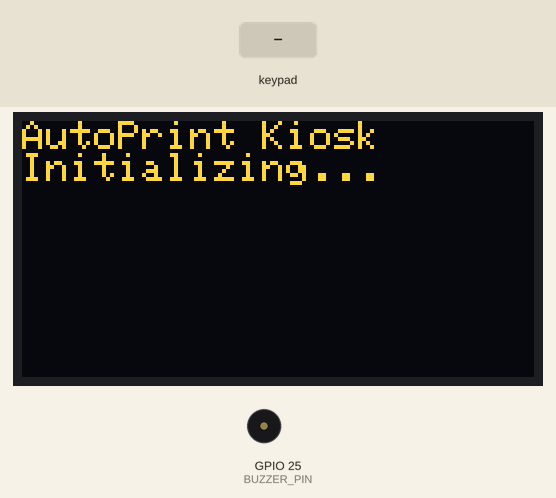
Simulated run of this program. Board: ESP32. Parts: 128×64 one-colour display, buzzer (waves = sounding, pin HIGH). The inputs (shaded band) are chosen by the test bench. The OLED is the two-colour kind (top 16 rows yellow); WiFi joins after 1.5 s; servers stay silent unless stated; uploads are accepted with an empty reply; EEPROM starts erased; pins used as bus, display or sensor lines are not drawn; what the program prints to the serial monitor is not drawn.

Above: at 0.9 s.
3.1 s: keypad keys 1 9 1 8 5 1 7 * pressed 0.4 s apart
At 7.4 s:
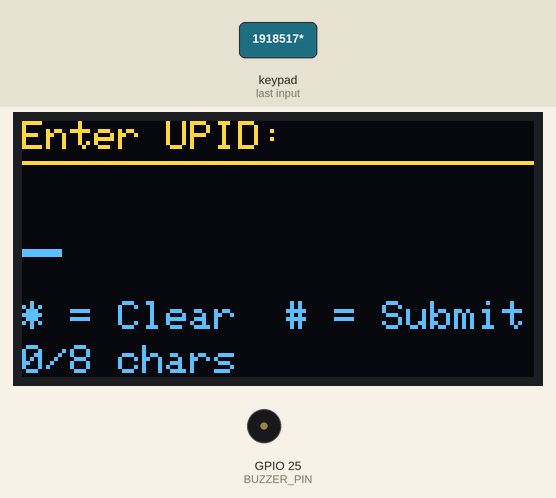
7.8 s: key '#' pressed
At 8.3 s:
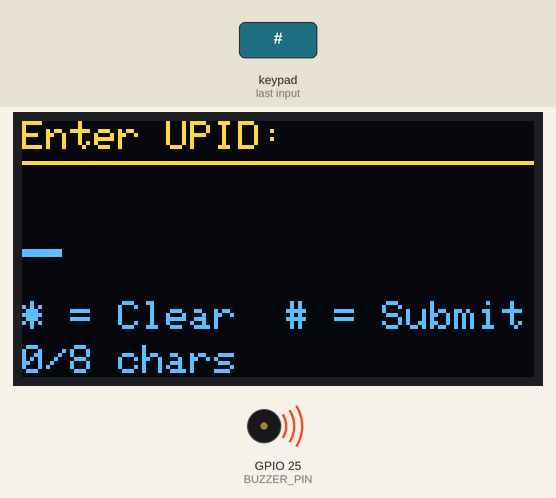
10.5 s: keypad keys 1 6 4 2 1 5 # pressed 0.4 s apart
At 14.1 s:
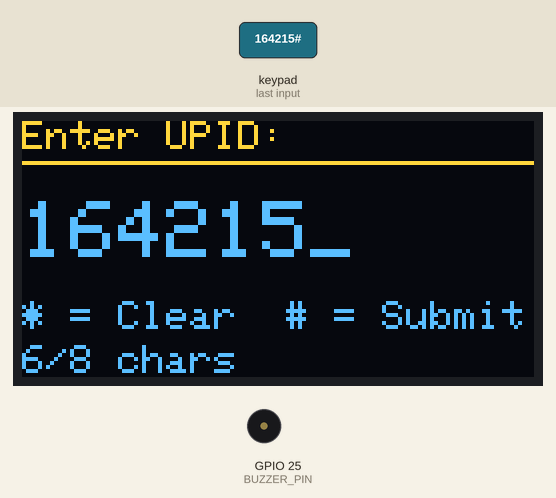
14.8 s: key 'A' pressed
17.8 s: keypad keys 1 3 9 7 2 2 2 D pressed 0.4 s apart
At 21.63 s:
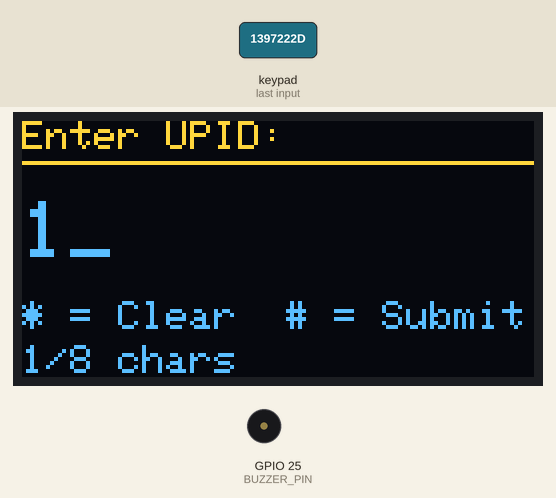
22.7 s: keypad keys 1 9 1 8 5 1 7 pressed 0.4 s apart
At 33.1 s:
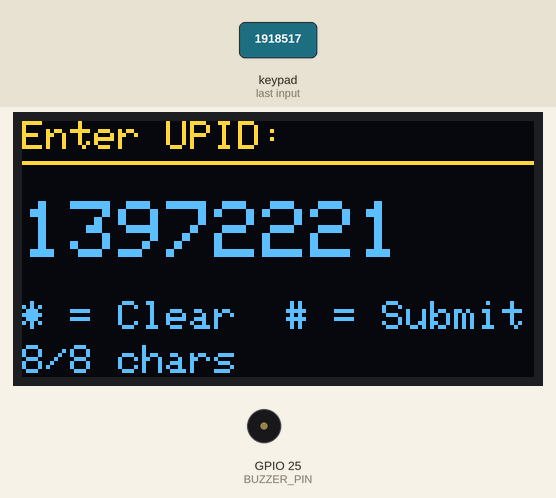
Timing chart, 0 to 63.7 s (numbered marks = the images above; inputs shaded):
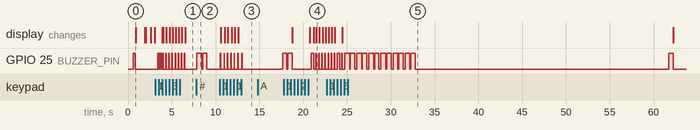

The program:

main.cpp
```cpp
/*
 * ESP32 AutoPrint Kiosk
 *
 * Hardware Setup:
 * ===============
 *
 * OLED Display (SSD1306 128x64):
 * - VCC -> 3.3V
 * - GND -> GND
 * - SDA -> GPIO 21 (I2C Data)
 * - SCL -> GPIO 22 (I2C Clock)
 *
 * 4x4 Keypad:
 * - Row pins: GPIO 19, 18, 5, 17
 * - Column pins: GPIO 16, 4, 2, 15
 *
 * Status LED:
 * - Anode -> GPIO 2 (built-in LED)
 * - Cathode -> GND
 *
 * Buzzer (optional):
 * - Positive -> GPIO 25
 * - Negative -> GND
 *
 * Wiring Diagram:
 *
 *     ESP32                     4x4 Keypad
 *   ┌─────────┐               ┌─────────────┐
 *   │     3V3 ├───────────────┤ VCC         │
 *   │     GND ├───────────────┤ GND         │
 *   │  GPIO21 ├───────────────┤ SDA (OLED)  │
 *   │  GPIO22 ├───────────────┤ SCL (OLED)  │
 *   │  GPIO19 ├───────────────┤ ROW1        │
 *   │  GPIO18 ├───────────────┤ ROW2        │
 *   │   GPIO5 ├───────────────┤ ROW3        │
 *   │  GPIO17 ├───────────────┤ ROW4        │
 *   │  GPIO16 ├───────────────┤ COL1        │
 *   │   GPIO4 ├───────────────┤ COL2        │
 *   │   GPIO2 ├───────────────┤ COL3        │
 *   │  GPIO15 ├───────────────┤ COL4        │
 *   │   GPIO2 ├─[LED]─────────┤             │
 *   │  GPIO25 ├─[BUZZER]──────┤             │
 *   └─────────┘               └─────────────┘
 */

#include <WiFi.h>
#include <HTTPClient.h>
#include <ArduinoJson.h>
#include <Wire.h>
#include <Adafruit_GFX.h>
#include <Adafruit_SSD1306.h>
#include <Keypad.h>
#include <Preferences.h>
#include <WebServer.h>
#include <DNSServer.h>

// ===== CONFIGURATION =====
// WiFi Configuration (can be set via captive portal)
#define DEFAULT_SSID "YourCampusWiFi"
#define DEFAULT_PASSWORD "YourWiFiPassword"

// Hardware Configuration
#define SCREEN_WIDTH 128
#define SCREEN_HEIGHT 64
#define OLED_RESET -1
#define OLED_ADDRESS 0x3C

// Keypad Configuration
#define ROWS 4
#define COLS 4
#define LED_PIN 2
#define BUZZER_PIN 25

// Network Configuration
#define RASPI_HOST "192.168.1.100"  // Raspberry Pi IP
#define RASPI_PORT 8080
#define DEVICE_API_KEY "esp32-kiosk-key-123"
#define MAX_UPID_LENGTH 8
#define HTTP_TIMEOUT 10000
#define MAX_RETRIES 3
#define RETRY_DELAY 2000

// Captive Portal Configuration
#define AP_SSID "AutoPrint-Setup"
#define AP_PASSWORD "setup123"
#define DNS_PORT 53
#define WEB_PORT 80

// ===== GLOBAL OBJECTS =====
Adafruit_SSD1306 display(SCREEN_WIDTH, SCREEN_HEIGHT, &Wire, OLED_RESET);
Preferences preferences;
WebServer server(WEB_PORT);
DNSServer dnsServer;

// Keypad setup
char keys[ROWS][COLS] = {
  {'1', '2', '3', 'A'},
  {'4', '5', '6', 'B'},
  {'7', '8', '9', 'C'},
  {'*', '0', '#', 'D'}
};

byte rowPins[ROWS] = {19, 18, 5, 17};
byte colPins[COLS] = {16, 4, 2, 15};
Keypad keypad = Keypad(makeKeymap(keys), rowPins, colPins, ROWS, COLS);

// ===== GLOBAL VARIABLES =====
String currentUPID = "";
String wifiSSID = DEFAULT_SSID;
String wifiPassword = DEFAULT_PASSWORD;
bool isConfigMode = false;
bool isConnected = false;
unsigned long lastInputTime = 0;
unsigned long displayTimeout = 30000; // 30 seconds

enum SystemState {
  STATE_BOOT,
  STATE_CONFIG,
  STATE_CONNECTING,
  STATE_READY,
  STATE_INPUT,
  STATE_PROCESSING,
  STATE_SUCCESS,
  STATE_ERROR,
  STATE_TIMEOUT
};

SystemState currentState = STATE_BOOT;
String statusMessage = "";
unsigned long stateChangeTime = 0;

// ===== FUNCTION DECLARATIONS =====
void setupDisplay();
void setupKeypad();
void setupWiFi();
void setupCaptivePortal();
void handleCaptivePortal();
void loadConfig();
void saveConfig();
void displayMessage(String title, String message, bool clearAfter = false);
void displayUPIDInput();
void displayStatus(String status);
void handleKeypadInput();
void processUPID();
void sendPrintRequest(String upid);
void playBeep(int duration = 100);
void playSuccessBeep();
void playErrorBeep();
void setLED(bool state);
void blinkLED(int times = 1, int delay_ms = 200);
void changeState(SystemState newState, String message = "");
void updateDisplay();
void checkTimeout();
void resetInput();

// ===== SETUP FUNCTION =====
void setup() {
  Serial.begin(115200);
  Serial.println("\n=== ESP32 AutoPrint Kiosk Starting ===");

  // Initialize hardware
  pinMode(LED_PIN, OUTPUT);
  pinMode(BUZZER_PIN, OUTPUT);

  // Boot indication
  blinkLED(3, 100);
  playBeep(200);

  // Initialize components
  setupDisplay();
  setupKeypad();

  changeState(STATE_BOOT, "Initializing...");
  delay(1000);

  // Load saved configuration
  loadConfig();

  // Setup WiFi
  setupWiFi();

  Serial.println("Setup complete!");
}

// ===== MAIN LOOP =====
void loop() {
  // Handle different states
  switch (currentState) {
    case STATE_CONFIG:
      handleCaptivePortal();
      break;

    case STATE_CONNECTING:
      if (WiFi.status() == WL_CONNECTED) {
        isConnected = true;
        changeState(STATE_READY, "Ready for UPID");
        playSuccessBeep();
      } else if (millis() - stateChangeTime > 30000) {
        // Connection timeout
        changeState(STATE_ERROR, "WiFi Failed");
        delay(3000);
        setupCaptivePortal();
      }
      break;

    case STATE_READY:
    case STATE_INPUT:
      if (WiFi.status() != WL_CONNECTED) {
        changeState(STATE_CONNECTING, "Reconnecting...");
        setupWiFi();
      } else {
        handleKeypadInput();
        checkTimeout();
      }
      break;

    case STATE_PROCESSING:
      // Processing is handled in sendPrintRequest()
      break;

    case STATE_SUCCESS:
    case STATE_ERROR:
      // Auto-return to ready state after showing result
      if (millis() - stateChangeTime > 3000) {
        resetInput();
        changeState(STATE_READY, "Ready for UPID");
      }
      break;

    case STATE_TIMEOUT:
      if (millis() - stateChangeTime > 5000) {
        resetInput();
        changeState(STATE_READY, "Ready for UPID");
      }
      break;
  }

  // Update display
  updateDisplay();

  // Small delay to prevent overwhelming the CPU
  delay(50);
}

// ===== DISPLAY FUNCTIONS =====
void setupDisplay() {
  if (!display.begin(SSD1306_SWITCHCAPVCC, OLED_ADDRESS)) {
    Serial.println("SSD1306 allocation failed");
    for (;;); // Stop execution
  }

  display.clearDisplay();
  display.setTextSize(1);
  display.setTextColor(SSD1306_WHITE);
  display.setCursor(0, 0);
  display.println("AutoPrint Kiosk");
  display.println("Initializing...");
  display.display();

  Serial.println("Display initialized");
}

void displayMessage(String title, String message, bool clearAfter) {
  display.clearDisplay();
  display.setTextSize(1);
  display.setTextColor(SSD1306_WHITE);

  // Title
  display.setCursor(0, 0);
  display.println(title);
  display.drawLine(0, 10, SCREEN_WIDTH, 10, SSD1306_WHITE);

  // Message
  display.setCursor(0, 20);
  display.println(message);

  // Footer with WiFi status
  display.setCursor(0, 56);
  if (isConnected) {
    display.print("WiFi: Connected");
  } else {
    display.print("WiFi: Disconnected");
  }

  display.display();

  if (clearAfter) {
    delay(2000);
    display.clearDisplay();
    display.display();
  }
}

void displayUPIDInput() {
  display.clearDisplay();
  display.setTextSize(1);
  display.setTextColor(SSD1306_WHITE);

  // Header
  display.setCursor(0, 0);
  display.println("Enter UPID:");
  display.drawLine(0, 10, SCREEN_WIDTH, 10, SSD1306_WHITE);

  // UPID input field
  display.setTextSize(2);
  display.setCursor(0, 20);

  // Show current input with cursor
  String displayUPID = currentUPID;
  if (displayUPID.length() < MAX_UPID_LENGTH) {
    displayUPID += "_";
  }
  display.println(displayUPID);

  // Instructions
  display.setTextSize(1);
  display.setCursor(0, 45);
  display.println("* = Clear  # = Submit");

  // Footer
  display.setCursor(0, 56);
  display.print(currentUPID.length());
  display.print("/");
  display.print(MAX_UPID_LENGTH);
  display.print(" chars");

  display.display();
}

void displayStatus(String status) {
  display.clearDisplay();
  display.setTextSize(1);
  display.setTextColor(SSD1306_WHITE);

  // Status message
  display.setCursor(0, 20);
  display.println(status);

  // Loading animation
  int dots = (millis() / 500) % 4;
  display.setCursor(0, 35);
  for (int i = 0; i < dots; i++) {
    display.print(".");
  }

  display.display();
}

void updateDisplay() {
  switch (currentState) {
    case STATE_BOOT:
    case STATE_CONNECTING:
    case STATE_PROCESSING:
      displayStatus(statusMessage);
      break;

    case STATE_READY:
      displayMessage("AutoPrint Kiosk", "Press any key to\nenter UPID");
      break;

    case STATE_INPUT:
      displayUPIDInput();
      break;

    case STATE_SUCCESS:
      displayMessage("Success!", statusMessage, false);
      break;

    case STATE_ERROR:
      displayMessage("Error", statusMessage, false);
      break;

    case STATE_CONFIG:
      displayMessage("Setup Mode", "Connect to WiFi:\n" + String(AP_SSID) + "\nPassword: " + String(AP_PASSWORD));
      break;

    case STATE_TIMEOUT:
      displayMessage("Timeout", "Session expired\nReturning to menu...");
      break;
  }
}

// ===== KEYPAD FUNCTIONS =====
void setupKeypad() {
  Serial.println("Keypad initialized");
}

void handleKeypadInput() {
  char key = keypad.getKey();

  if (key) {
    playBeep(50);
    lastInputTime = millis();

    Serial.print("Key pressed: ");
    Serial.println(key);

    if (currentState == STATE_READY) {
      changeState(STATE_INPUT, "");
    }

    if (currentState == STATE_INPUT) {
      if (key == '*') {
        // Clear input
        resetInput();
        Serial.println("Input cleared");
      } else if (key == '#') {
        // Submit UPID
        if (currentUPID.length() > 0) {
          processUPID();
        } else {
          playErrorBeep();
          Serial.println("Empty UPID");
        }
      } else if (key == 'A' || key == 'B' || key == 'C' || key == 'D') {
        // Special keys - could be used for future features
        playBeep(200);
      } else {
        // Regular character input
        if (currentUPID.length() < MAX_UPID_LENGTH) {
          currentUPID += key;
          Serial.print("Current UPID: ");
          Serial.println(currentUPID);
        } else {
          playErrorBeep();
          Serial.println("UPID max length reached");
        }
      }
    }
  }
}

void processUPID() {
  if (currentUPID.length() == 0) {
    changeState(STATE_ERROR, "Empty UPID");
    playErrorBeep();
    return;
  }

  changeState(STATE_PROCESSING, "Sending request...");
  setLED(true);

  Serial.print("Processing UPID: ");
  Serial.println(currentUPID);

  sendPrintRequest(currentUPID);
}

void resetInput() {
  currentUPID = "";
  lastInputTime = 0;
}

// ===== NETWORK FUNCTIONS =====
void setupWiFi() {
  if (wifiSSID.length() == 0) {
    Serial.println("No WiFi credentials, starting config mode");
    setupCaptivePortal();
    return;
  }

  changeState(STATE_CONNECTING, "Connecting to WiFi...");

  WiFi.mode(WIFI_STA);
  WiFi.begin(wifiSSID.c_str(), wifiPassword.c_str());

  Serial.print("Connecting to WiFi: ");
  Serial.println(wifiSSID);

  stateChangeTime = millis();
}

void setupCaptivePortal() {
  Serial.println("Starting captive portal for WiFi setup");

  changeState(STATE_CONFIG, "Setup Mode");
  isConfigMode = true;

  // Start Access Point
  WiFi.mode(WIFI_AP);
  WiFi.softAP(AP_SSID, AP_PASSWORD);

  // Start DNS server for captive portal
  dnsServer.start(DNS_PORT, "*", WiFi.softAPIP());

  // Setup web server routes
  server.on("/", handleRoot);
  server.on("/configure", handleConfigure);
  server.onNotFound(handleNotFound);

  server.begin();

  Serial.print("Access Point started: ");
  Serial.println(AP_SSID);
  Serial.print("IP address: ");
  Serial.println(WiFi.softAPIP());
}

void handleCaptivePortal() {
  dnsServer.processNextRequest();
  server.handleClient();
}

// ===== WEB SERVER HANDLERS =====
void handleRoot() {
  String html = R"(
<!DOCTYPE html>
<html>
<head>
    <title>AutoPrint Kiosk Setup</title>
    <meta name="viewport" content="width=device-width, initial-scale=1">
    <style>
        body { font-family: Arial; margin: 20px; background: #f0f0f0; }
        .container { max-width: 400px; margin: 0 auto; background: white; padding: 20px; border-radius: 10px; }
        input[type="text"], input[type="password"] { width: 100%; padding: 10px; margin: 5px 0; border: 1px solid #ddd; border-radius: 5px; }
        button { width: 100%; padding: 15px; background: #007bff; color: white; border: none; border-radius: 5px; font-size: 16px; cursor: pointer; }
        button:hover { background: #0056b3; }
        .info { background: #e7f3ff; padding: 10px; border-radius: 5px; margin-bottom: 20px; }
    </style>
</head>
<body>
    <div class="container">
        <h2>AutoPrint Kiosk Setup</h2>
        <div class="info">
            <strong>Configure WiFi connection for your kiosk device.</strong>
        </div>
        <form action="/configure" method="POST">
            <label for="ssid">WiFi Network Name (SSID):</label>
            <input type="text" id="ssid" name="ssid" required placeholder="Enter WiFi network name">

            <label for="password">WiFi Password:</label>
            <input type="password" id="password" name="password" placeholder="Enter WiFi password">

            <button type="submit">Connect to WiFi</button>
        </form>

        <div style="margin-top: 20px; text-align: center; color: #666;">
            <small>AutoPrint Kiosk v1.0</small>
        </div>
    </div>
</body>
</html>
  )";

  server.send(200, "text/html", html);
}

void handleConfigure() {
  if (server.hasArg("ssid")) {
    wifiSSID = server.arg("ssid");
    wifiPassword = server.arg("password");

    saveConfig();

    String html = R"(
<!DOCTYPE html>
<html>
<head>
    <title>Configuration Saved</title>
    <meta name="viewport" content="width=device-width, initial-scale=1">
    <style>
        body { font-family: Arial; margin: 20px; background: #f0f0f0; }
        .container { max-width: 400px; margin: 0 auto; background: white; padding: 20px; border-radius: 10px; text-align: center; }
        .success { color: #28a745; font-size: 18px; margin: 20px 0; }
    </style>
</head>
<body>
    <div class="container">
        <h2>Configuration Saved</h2>
        <div class="success">✓ WiFi settings have been saved!</div>
        <p>The kiosk will now restart and connect to the WiFi network.</p>
        <p><strong>Network:</strong> )" + wifiSSID + R"(</p>
        <div style="margin-top: 30px; color: #666;">
            <small>You can close this window. The device will restart automatically.</small>
        </div>
    </div>
    <script>
        setTimeout(function() {
            window.close();
        }, 5000);
    </script>
</body>
</html>
    )";

    server.send(200, "text/html", html);

    Serial.println("Configuration saved, restarting...");
    delay(2000);
    ESP.restart();
  } else {
    server.send(400, "text/plain", "Missing SSID");
  }
}

void handleNotFound() {
  // Redirect all requests to root for captive portal
  server.sendHeader("Location", "http://" + WiFi.softAPIP().toString(), true);
  server.send(302, "text/plain", "");
}

// ===== HTTP CLIENT FUNCTIONS =====
void sendPrintRequest(String upid) {
  if (!isConnected) {
    changeState(STATE_ERROR, "No WiFi connection");
    setLED(false);
    playErrorBeep();
    return;
  }

  HTTPClient http;
  bool success = false;
  String errorMessage = "";

  for (int attempt = 1; attempt <= MAX_RETRIES; attempt++) {
    Serial.print("Attempt ");
    Serial.print(attempt);
    Serial.print(" of ");
    Serial.println(MAX_RETRIES);

    // Prepare request URL
    String url = "http://" + String(RASPI_HOST) + ":" + String(RASPI_PORT) + "/print";

    http.begin(url);
    http.setTimeout(HTTP_TIMEOUT);
    http.addHeader("Content-Type", "application/json");
    http.addHeader("Authorization", "Bearer " + String(DEVICE_API_KEY));

    // Prepare JSON payload
    DynamicJsonDocument doc(1024);
    doc["upid"] = upid;
    doc["device_id"] = "ESP32_KIOSK_001";
    doc["timestamp"] = millis();

    String jsonString;
    serializeJson(doc, jsonString);

    Serial.print("Sending request to: ");
    Serial.println(url);
    Serial.print("Payload: ");
    Serial.println(jsonString);

    // Send request
    int httpResponseCode = http.POST(jsonString);

    if (httpResponseCode > 0) {
      String response = http.getString();

      Serial.print("Response code: ");
      Serial.println(httpResponseCode);
      Serial.print("Response: ");
      Serial.println(response);

      if (httpResponseCode == 200) {
        // Parse response
        DynamicJsonDocument responseDoc(1024);
        DeserializationError error = deserializeJson(responseDoc, response);

        if (!error) {
          String message = responseDoc["message"] | "Print job queued";
          changeState(STATE_SUCCESS, message);
          playSuccessBeep();
          success = true;
          break;
        } else {
          errorMessage = "Invalid response";
        }
      } else if (httpResponseCode == 400) {
        errorMessage = "Invalid UPID";
      } else if (httpResponseCode == 404) {
        errorMessage = "UPID not found";
      } else if (httpResponseCode == 401) {
        errorMessage = "Unauthorized";
      } else {
        errorMessage = "Server error: " + String(httpResponseCode);
      }
    } else {
      errorMessage = "Connection failed";
      Serial.print("HTTP Error: ");
      Serial.println(http.errorToString(httpResponseCode));
    }

    http.end();

    if (success) break;

    if (attempt < MAX_RETRIES) {
      Serial.print("Retrying in ");
      Serial.print(RETRY_DELAY / 1000);
      Serial.println(" seconds...");
      delay(RETRY_DELAY);
    }
  }

  if (!success) {
    changeState(STATE_ERROR, errorMessage);
    playErrorBeep();
  }

  setLED(false);
}

// ===== CONFIGURATION FUNCTIONS =====
void loadConfig() {
  preferences.begin("autoprint", false);

  wifiSSID = preferences.getString("ssid", DEFAULT_SSID);
  wifiPassword = preferences.getString("password", DEFAULT_PASSWORD);

  preferences.end();

  Serial.println("Configuration loaded:");
  Serial.print("SSID: ");
  Serial.println(wifiSSID);
}

void saveConfig() {
  preferences.begin("autoprint", false);

  preferences.putString("ssid", wifiSSID);
  preferences.putString("password", wifiPassword);

  preferences.end();

  Serial.println("Configuration saved");
}

// ===== UTILITY FUNCTIONS =====
void changeState(SystemState newState, String message) {
  currentState = newState;
  statusMessage = message;
  stateChangeTime = millis();

  Serial.print("State changed to: ");
  Serial.print(newState);
  Serial.print(" - ");
  Serial.println(message);
}

void checkTimeout() {
  if (currentState == STATE_INPUT && lastInputTime > 0) {
    if (millis() - lastInputTime > displayTimeout) {
      changeState(STATE_TIMEOUT, "Session timeout");
      playBeep(500);
    }
  }
}

void playBeep(int duration) {
  digitalWrite(BUZZER_PIN, HIGH);
  delay(duration);
  digitalWrite(BUZZER_PIN, LOW);
}

void playSuccessBeep() {
  playBeep(100);
  delay(50);
  playBeep(100);
  delay(50);
  playBeep(200);
}

void playErrorBeep() {
  playBeep(500);
  delay(100);
  playBeep(500);
}

void setLED(bool state) {
  digitalWrite(LED_PIN, state ? HIGH : LOW);
}

void blinkLED(int times, int delay_ms) {
  for (int i = 0; i < times; i++) {
    setLED(true);
    delay(delay_ms);
    setLED(false);
    delay(delay_ms);
  }
}
```

Measured:
- after the input at 3.1 s, the display: first differs from a run without the input after 0.93 s (image 1 shows a later state)
- after the input at 7.8 s, GPIO 25 (BUZZER_PIN): alternates HIGH for 0.53 s and LOW for 0.10 s, 4 changes in all, then stays LOW, starting after 0.06 s
- after the input at 10.5 s, GPIO 25 (BUZZER_PIN): alternates HIGH for 0.05 s and LOW for 0.38 s, 14 changes in all, then stays LOW, starting at once; the display: first changes after 0.11 s (image 3 shows a later state)
- after the input at 22.7 s, the display: first differs from a run without the input after 1.8 s (image 5)
- what the display in image 0 shows lasts 1.0 s, from 0.9 s to 1.9 s
